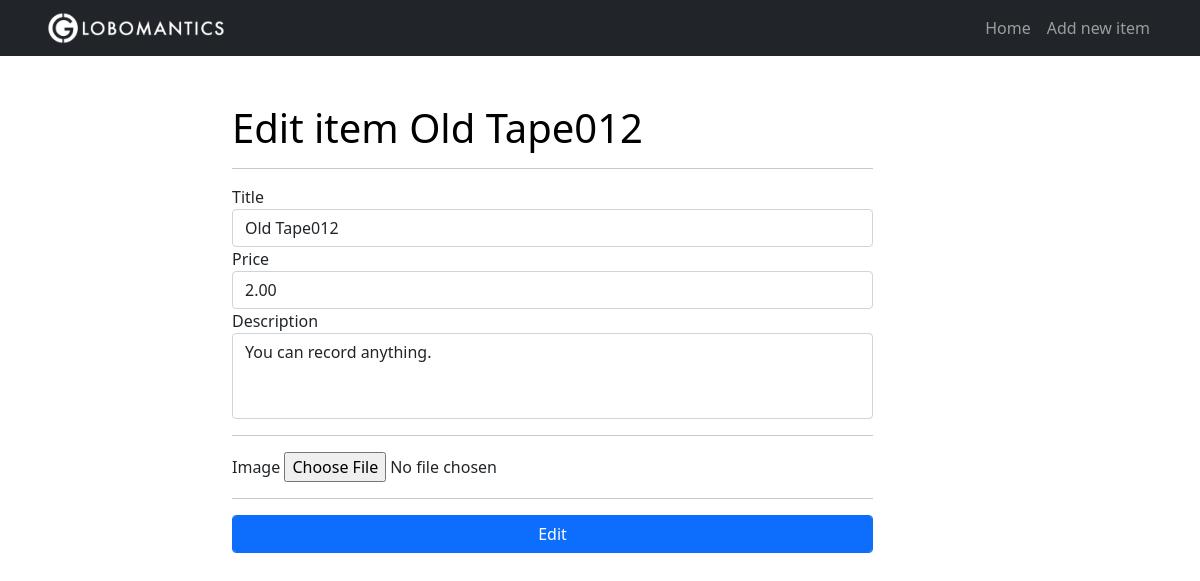
Page /item/1/edit on the committed database.
### tables this page shows
CREATE TABLE items(
                    id              INTEGER PRIMARY KEY AUTOINCREMENT,
                    title           TEXT,
                    description     TEXT,
                    price           REAL,
                    image           TEXT,
                    category_id     INTEGER,
                    subcategory_id  INTEGER,
                    FOREIGN KEY(category_id) REFERENCES categories(id),
                    FOREIGN KEY(subcategory_id) REFERENCES subcategories(id)
);

### app.py (the view, shortened to what this page needs)
@app.route("/item/<int:item_id>/edit", methods=["GET", "POST"])
def edit_item(item_id):
    conn = get_db()
    c = conn.cursor()
    item_from_db = c.execute("SELECT * FROM items WHERE id = ?", (item_id,))
    row = c.fetchone()
    try:
        item = {
            "id": row[0],
            "title": row[1],
            "description": row[2],
            "price": row[3],
            "image": row[4]
        }
    except:
        item = {}
    if item:
        form = EditeItemForm()
        form.title.data = item["title"]
        form.price.data = item["price"]
        form.description.data = item["description"]
        if form.errors:
            flash("{}".format(form.errors), "danger")
        return render_template("edit.html", editItemForm=form, item=item)
    else:
        return redirect(url_for("home"))

### app.py
class EditeItemForm(ItemForm):
    submit = SubmitField("Edit")

### app.py (called while the page is built)
def get_db():
    db = getattr(g, "_database", None)
    if db is None:
        db = g._database = sqlite3.connect("db/globomantics.db")
        print("DB is open now")
    return db

@app.teardown_appcontext
def close_connection(exception):
    db = getattr(g, "_database", None)
    if db is not None:
        db.close()
        print("db is close now")

### templates/edit.html (shortened to what this page needs)
{% extends 'base.html' %}
{% set active_page = 'edit_item' %}
{% block content %}
<div class="row">
    <div class="col-lg-7 offset-lg-2 my-5">
        <h1>
            <a href="{{ url_for('edit_item', item_id=item.id) }}"> Edit item {{item.title}}</a>
        </h1><hr>
        <form method="POST" action="{{ url_for('edit_item', item_id=item.id) }}" enctype="multipart/form-data">
            <div class="form-group">
                {{ editItemForm.title.label}}
                {{ editItemForm.title(class="form-control") }}
            </div>
            <div class="form-group">
                {{ editItemForm.price.label}}
                {{ editItemForm.price(class="form-control") }}
            </div>
            <div class="form-group">
                {{ editItemForm.description.label}}
                {{ editItemForm.description(class="form-control", rows="3") }}
            </div>
            <hr>
            <div class="form-group">
                {{ editItemForm.image.label }}
                {{ editItemForm.image }}
            </div>
            <hr>
            {{ editItemForm.submit(class="btn btn-primary form-control") }}
        </form>
    </div>
</div>
{% endblock %}

### static/css/style.css (style rules this page uses)
body { padding-top: 56px; }
a { text-decoration: none; color: black; }
textarea { resize: none; }

### rows in the picture
items: title "Old Tape012", price "2.00", description "You can record anything."

### other values in the picture
{{ editItemForm.title.label }} "Title"
{{ editItemForm.price.label }} "Price"
{{ editItemForm.description.label }} "Description"
{{ editItemForm.image.label }} "Image"
